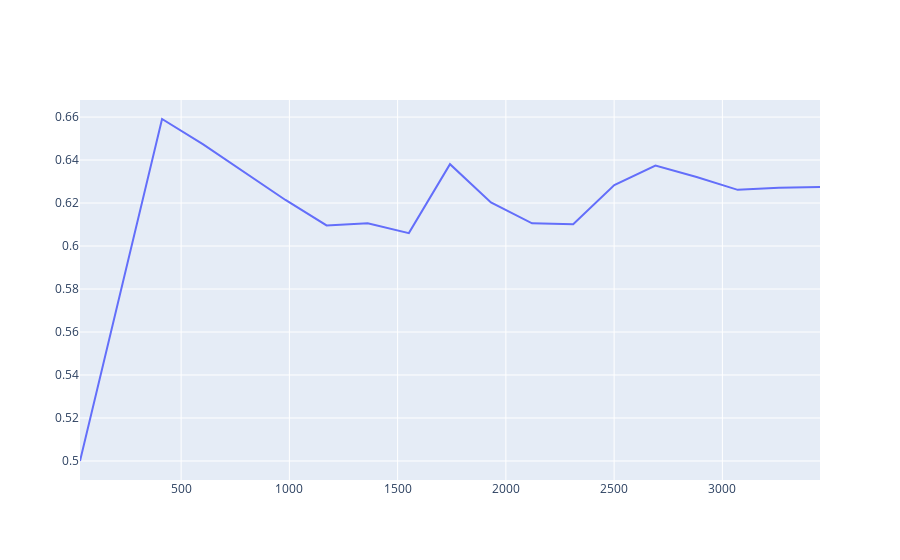

Write notebook code for a chart like this one.
### Code cell
#import plotly.graph_objs as go
#from plotly.offline import download_plotlyjs, init_notebook_mode, plot, iplot
init_notebook_mode(connected=True)

iplot([{"x": ns, "y": acc}])#,filename='acc', image='svg')

### Figure 1 — Plotly figure (JSON) as saved in the notebook; plotly's stock layout.template omitted (floating-point values rounded to 4 significant figures)
{"data": [{"type": "scatter", "x": [33, 33, 222, 412, 602, 792, 982, 1172, 1362, 1552, 1742, 1931, 2121, 2311, 2501, 2691, 2881, 3071, 3261, 3451], "y": [0.5, 0.5, 0.5789, 0.6591, 0.6473, 0.6342, 0.6214, 0.6096, 0.6106, 0.606, 0.6381, 0.6203, 0.6106, 0.6101, 0.6284, 0.6375, 0.6321, 0.6261, 0.6271, 0.6275]}], "layout": {}}
